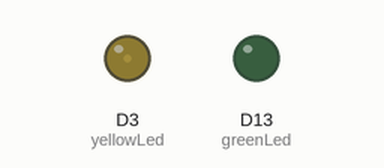
Recording of a program running on a simulated CircuitPython board. On the bench: output pins drawn as LEDs (lit = HIGH).

Above: at 0.05 s.
At 0.3 s:
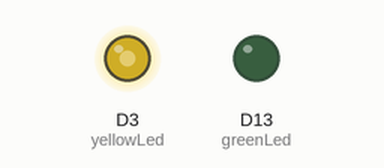
At 0.45 s:
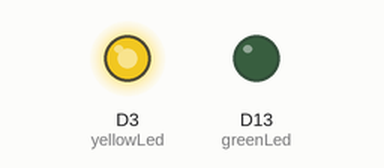
At 0.85 s:
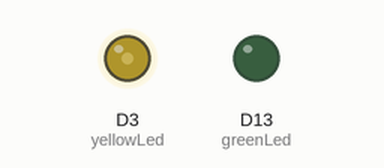
Timing chart, 0 to 3.0 s (numbered marks = the images above):
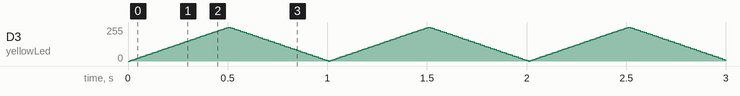

The program:

pwm_example.py
```python
#pwm is pulse width modulation

import time
import board
import pulseio

greenLed = pulseio.PWMOut(board.D13, frequency=5000, duty_cycle=0)
yellowLed = pulseio.PWMOut(board.D3, frequency=5000, duty_cycle=0)


while True:
    for i in range(100):
        # PWM LED up and down
        if i < 50:
            yellowLed.duty_cycle = int(i * 2 * 65535 / 100)  # Up
        else:
            yellowLed.duty_cycle = 65535 - int((i - 50) * 2 * 65535 / 100)  # Down
        time.sleep(0.01)
```
